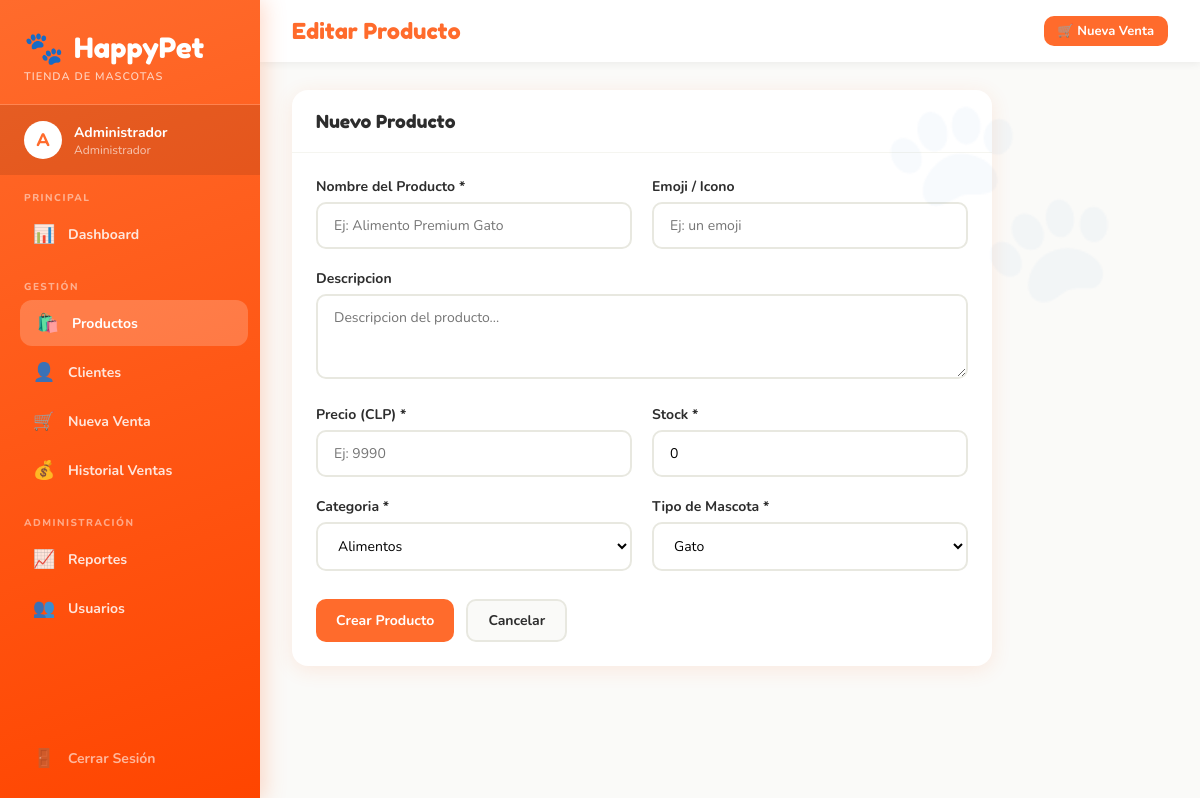
Page /productos/editar/182 (signed in) on the earlier database version.
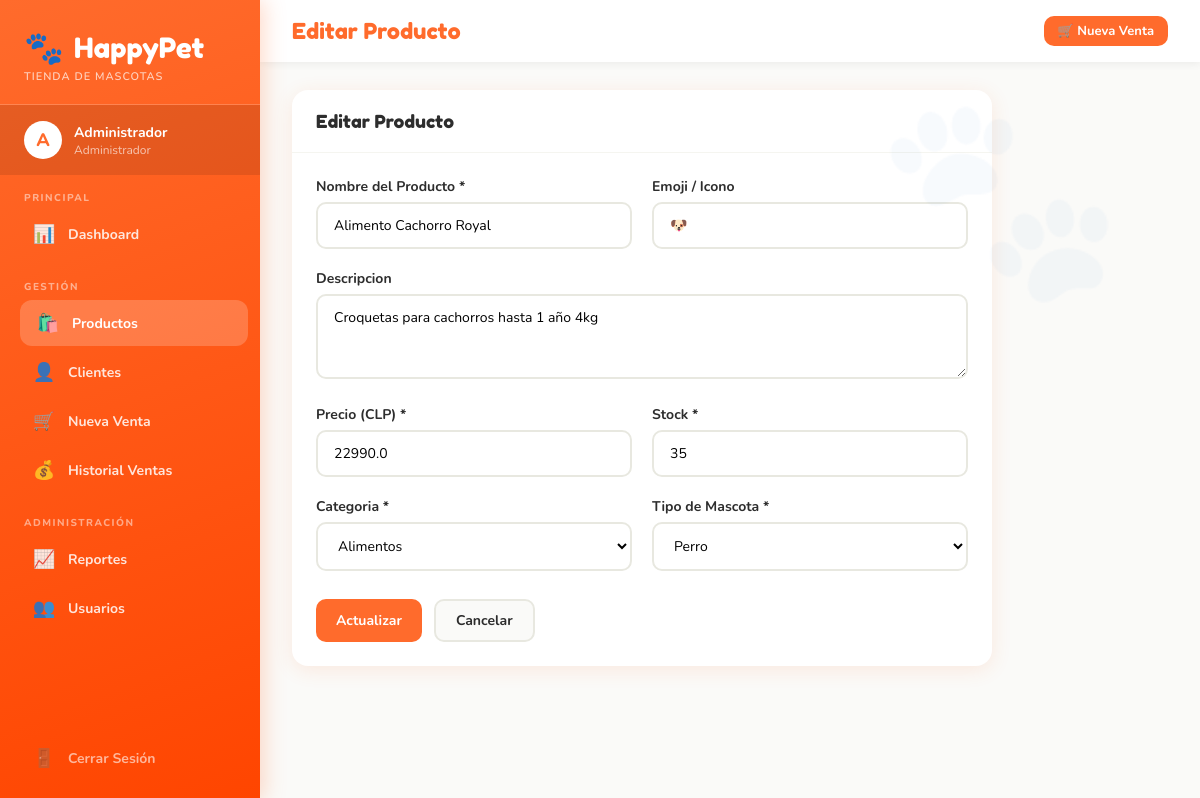
Same page on the later database version.
### tables this page shows
CREATE TABLE productos (
        id INTEGER PRIMARY KEY AUTOINCREMENT,
        nombre TEXT NOT NULL,
        descripcion TEXT,
        precio REAL NOT NULL,
        stock INTEGER DEFAULT 0,
        categoria TEXT,
        tipo_mascota TEXT,
        imagen TEXT,
        activo INTEGER DEFAULT 1,
        creado_en TEXT
    );

### app.py (the view, shortened to what this page needs)
@app.route('/productos/editar/<int:pid>', methods=['GET', 'POST'])
@login_required
def editar_producto(pid):
    conn = get_db()
    prod = conn.execute("SELECT * FROM productos WHERE id=?", (pid,)).fetchone()
    conn.close()
    return render_template('producto_form.html', producto=prod, titulo='Editar Producto')

### app.py (called while the page is built)
def get_db():
    conn = sqlite3.connect(DB_PATH)
    conn.row_factory = sqlite3.Row
    return conn

def login_required(f):
    from functools import wraps
    @wraps(f)
    def decorated(*args, **kwargs):
        if 'user_id' not in session:
            return redirect(url_for('login'))
        return f(*args, **kwargs)
    return decorated

### templates/producto_form.html (shortened to what this page needs)
{% extends "base.html" %}
{% block page_title %}{{ titulo }}{% endblock %}
{% block content %}
<div style="max-width:700px">
<div class="card">
    <div class="card-header">
        <span class="card-title">{{ 'Editar Producto' if producto else 'Nuevo Producto' }}</span>
    </div>
    <div class="card-body">
        <form method="post">
            <div class="form-row">
                <div class="form-group">
                    <label>Nombre del Producto *</label>
                    <input type="text" name="nombre" value="{{ producto['nombre'] if producto else '' }}" required placeholder="Ej: Alimento Premium Gato">
                </div>
                <div class="form-group">
                    <label>Emoji / Icono</label>
                    <input type="text" name="imagen" value="{{ producto['imagen'] if producto else '' }}" placeholder="Ej: un emoji">
                </div>
            </div>
            <div class="form-group">
                <label>Descripcion</label>
                <textarea name="descripcion" rows="3" placeholder="Descripcion del producto...">{{ producto['descripcion'] if producto else '' }}</textarea>
            </div>
            <div class="form-row">
                <div class="form-group">
                    <label>Precio (CLP) *</label>
                    <input type="number" name="precio" value="{{ producto['precio'] if producto else '' }}" required min="1" placeholder="Ej: 9990">
                </div>
                <div class="form-group">
                    <label>Stock *</label>
                    <input type="number" name="stock" value="{{ producto['stock'] if producto else '0' }}" required min="0">
                </div>
            </div>
            <div class="form-row">
                <div class="form-group">
                    <label>Categoria *</label>
                    <select name="categoria" required>
                        {% set cats = ['Alimentos', 'Higiene', 'Accesorios', 'Juguetes', 'Salud', 'Transporte', 'Descanso', 'Ropa', 'Otros'] %}
                        {% for c in cats %}
                        <option value="{{ c }}" {{ 'selected' if producto and producto['categoria']==c else '' }}>{{ c }}</option>
                        {% endfor %}
                    </select>
                </div>
                <div class="form-group">
                    <label>Tipo de Mascota *</label>
                    <select name="tipo_mascota" required>
                        <option value="Gato" {{ 'selected' if producto and producto['tipo_mascota']=='Gato' else '' }}>Gato</option>
                        <option value="Perro" {{ 'selected' if producto and producto['tipo_mascota']=='Perro' else '' }}>Perro</option>
                    </select>
                </div>
            </div>
            <div style="display:flex;gap:12px;margin-top:8px">
                <button type="submit" class="btn btn-primary">{{ 'Actualizar' if producto else 'Crear Producto' }}</button>
                <a href="{{ url_for('productos') }}" class="btn btn-secondary">Cancelar</a>
            </div>
        </form>
    </div>
</div>
</div>
{% endblock %}

Differences in the rows shown:
added productos: nombre "Alimento Cachorro Royal", imagen "🐶", descripcion "Croquetas para cachorros hasta 1 año 4kg", precio "22990.0", stock "35"
Other differences:
{{ 'Editar Producto' if producto else 'Nuevo Producto' }}: "Nuevo Producto" → "Editar Producto"
form field tipo_mascota: "Gato" → "Perro"
{{ 'Actualizar' if producto else 'Crear Producto' }}: "Crear Producto" → "Actualizar"
form field stock: "0" → (not shown)
